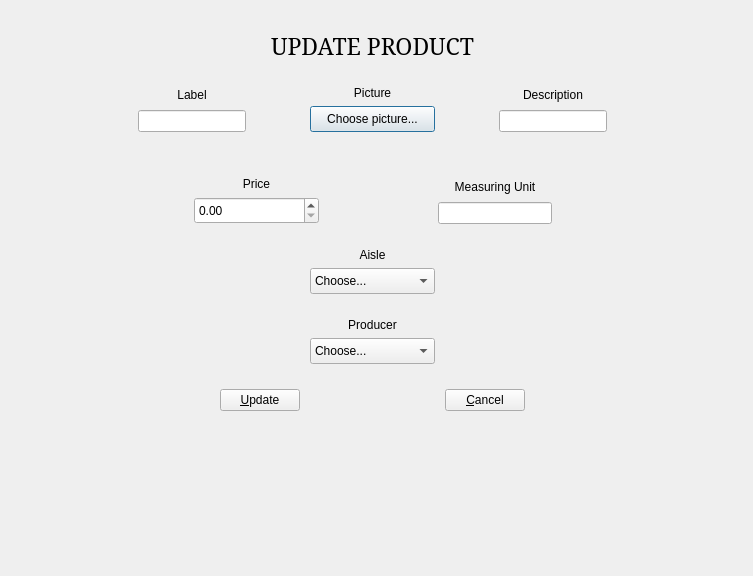
<?xml version="1.0" encoding="UTF-8"?>
<ui version="4.0">
 <class>DialogModifProduits</class>
 <widget class="QDialog" name="DialogModifProduits">
  <property name="geometry">
   <rect>
    <x>0</x>
    <y>0</y>
    <width>753</width>
    <height>576</height>
   </rect>
  </property>
  <property name="windowTitle">
   <string>NewWorld UPDATE Product</string>
  </property>
  <widget class="QWidget" name="layoutWidget">
   <property name="geometry">
    <rect>
     <x>80</x>
     <y>30</y>
     <width>585</width>
     <height>419</height>
    </rect>
   </property>
   <layout class="QVBoxLayout" name="verticalLayout_6">
    <item>
     <layout class="QHBoxLayout" name="horizontalLayout_3">
      <item>
       <spacer name="horizontalSpacer_8">
        <property name="orientation">
         <enum>Qt::Horizontal</enum>
        </property>
        <property name="sizeHint" stdset="0">
         <size>
          <width>40</width>
          <height>20</height>
         </size>
        </property>
       </spacer>
      </item>
      <item>
       <widget class="QLabel" name="label">
        <property name="font">
         <font>
          <family>Serif</family>
          <pointsize>17</pointsize>
         </font>
        </property>
        <property name="text">
         <string>UPDATE PRODUCT</string>
        </property>
        <property name="alignment">
         <set>Qt::AlignCenter</set>
        </property>
       </widget>
      </item>
      <item>
       <spacer name="horizontalSpacer_9">
        <property name="orientation">
         <enum>Qt::Horizontal</enum>
        </property>
        <property name="sizeHint" stdset="0">
         <size>
          <width>40</width>
          <height>20</height>
         </size>
        </property>
       </spacer>
      </item>
     </layout>
    </item>
    <item>
     <spacer name="verticalSpacer">
      <property name="orientation">
       <enum>Qt::Vertical</enum>
      </property>
      <property name="sizeHint" stdset="0">
       <size>
        <width>20</width>
        <height>40</height>
       </size>
      </property>
     </spacer>
    </item>
    <item>
     <layout class="QHBoxLayout" name="horizontalLayout">
      <item>
       <spacer name="horizontalSpacer">
        <property name="orientation">
         <enum>Qt::Horizontal</enum>
        </property>
        <property name="sizeHint" stdset="0">
         <size>
          <width>40</width>
          <height>20</height>
         </size>
        </property>
       </spacer>
      </item>
      <item>
       <layout class="QVBoxLayout" name="verticalLayout">
        <item>
         <widget class="QLabel" name="label_2">
          <property name="text">
           <string>Label</string>
          </property>
          <property name="alignment">
           <set>Qt::AlignCenter</set>
          </property>
         </widget>
        </item>
        <item>
         <widget class="QLineEdit" name="prodLib"/>
        </item>
       </layout>
      </item>
      <item>
       <spacer name="horizontalSpacer_2">
        <property name="orientation">
         <enum>Qt::Horizontal</enum>
        </property>
        <property name="sizeHint" stdset="0">
         <size>
          <width>40</width>
          <height>20</height>
         </size>
        </property>
       </spacer>
      </item>
      <item>
       <layout class="QVBoxLayout" name="verticalLayout_2">
        <item>
         <widget class="QLabel" name="label_3">
          <property name="text">
           <string>Picture</string>
          </property>
          <property name="alignment">
           <set>Qt::AlignCenter</set>
          </property>
         </widget>
        </item>
        <item>
         <widget class="QPushButton" name="pushButton_3">
          <property name="minimumSize">
           <size>
            <width>125</width>
            <height>26</height>
           </size>
          </property>
          <property name="text">
           <string>Choose picture...</string>
          </property>
         </widget>
        </item>
       </layout>
      </item>
      <item>
       <spacer name="horizontalSpacer_3">
        <property name="orientation">
         <enum>Qt::Horizontal</enum>
        </property>
        <property name="sizeHint" stdset="0">
         <size>
          <width>40</width>
          <height>20</height>
         </size>
        </property>
       </spacer>
      </item>
      <item>
       <layout class="QVBoxLayout" name="verticalLayout_3">
        <item>
         <widget class="QLabel" name="label_4">
          <property name="text">
           <string>Description</string>
          </property>
          <property name="alignment">
           <set>Qt::AlignCenter</set>
          </property>
         </widget>
        </item>
        <item>
         <widget class="QLineEdit" name="prodDesc"/>
        </item>
       </layout>
      </item>
      <item>
       <spacer name="horizontalSpacer_4">
        <property name="orientation">
         <enum>Qt::Horizontal</enum>
        </property>
        <property name="sizeHint" stdset="0">
         <size>
          <width>40</width>
          <height>20</height>
         </size>
        </property>
       </spacer>
      </item>
     </layout>
    </item>
    <item>
     <widget class="QLabel" name="labelImageProduits">
      <property name="minimumSize">
       <size>
        <width>0</width>
        <height>0</height>
       </size>
      </property>
      <property name="maximumSize">
       <size>
        <width>400</width>
        <height>200</height>
       </size>
      </property>
      <property name="text">
       <string/>
      </property>
      <property name="alignment">
       <set>Qt::AlignCenter</set>
      </property>
     </widget>
    </item>
    <item>
     <spacer name="verticalSpacer_2">
      <property name="orientation">
       <enum>Qt::Vertical</enum>
      </property>
      <property name="sizeHint" stdset="0">
       <size>
        <width>20</width>
        <height>40</height>
       </size>
      </property>
     </spacer>
    </item>
    <item>
     <layout class="QHBoxLayout" name="horizontalLayout_2">
      <item>
       <spacer name="horizontalSpacer_5">
        <property name="orientation">
         <enum>Qt::Horizontal</enum>
        </property>
        <property name="sizeHint" stdset="0">
         <size>
          <width>40</width>
          <height>20</height>
         </size>
        </property>
       </spacer>
      </item>
      <item>
       <layout class="QVBoxLayout" name="verticalLayout_4">
        <item>
         <widget class="QLabel" name="label_5">
          <property name="text">
           <string>Price</string>
          </property>
          <property name="alignment">
           <set>Qt::AlignCenter</set>
          </property>
         </widget>
        </item>
        <item>
         <widget class="QDoubleSpinBox" name="prodPU">
          <property name="minimumSize">
           <size>
            <width>125</width>
            <height>27</height>
           </size>
          </property>
         </widget>
        </item>
       </layout>
      </item>
      <item>
       <spacer name="horizontalSpacer_6">
        <property name="orientation">
         <enum>Qt::Horizontal</enum>
        </property>
        <property name="sizeHint" stdset="0">
         <size>
          <width>40</width>
          <height>20</height>
         </size>
        </property>
       </spacer>
      </item>
      <item>
       <layout class="QVBoxLayout" name="verticalLayout_5">
        <item>
         <widget class="QLabel" name="label_6">
          <property name="text">
           <string>Measuring Unit</string>
          </property>
          <property name="alignment">
           <set>Qt::AlignCenter</set>
          </property>
         </widget>
        </item>
        <item>
         <widget class="QLineEdit" name="prodUnite"/>
        </item>
       </layout>
      </item>
      <item>
       <spacer name="horizontalSpacer_7">
        <property name="orientation">
         <enum>Qt::Horizontal</enum>
        </property>
        <property name="sizeHint" stdset="0">
         <size>
          <width>40</width>
          <height>20</height>
         </size>
        </property>
       </spacer>
      </item>
     </layout>
    </item>
    <item>
     <spacer name="verticalSpacer_3">
      <property name="orientation">
       <enum>Qt::Vertical</enum>
      </property>
      <property name="sizeHint" stdset="0">
       <size>
        <width>20</width>
        <height>40</height>
       </size>
      </property>
     </spacer>
    </item>
    <item>
     <layout class="QHBoxLayout" name="horizontalLayout_7">
      <item>
       <spacer name="horizontalSpacer_17">
        <property name="orientation">
         <enum>Qt::Horizontal</enum>
        </property>
        <property name="sizeHint" stdset="0">
         <size>
          <width>40</width>
          <height>20</height>
         </size>
        </property>
       </spacer>
      </item>
      <item>
       <layout class="QVBoxLayout" name="verticalLayout_8">
        <item>
         <widget class="QLabel" name="label_8">
          <property name="text">
           <string>Aisle</string>
          </property>
          <property name="alignment">
           <set>Qt::AlignCenter</set>
          </property>
         </widget>
        </item>
        <item>
         <widget class="QComboBox" name="comboBoxRayon">
          <property name="minimumSize">
           <size>
            <width>125</width>
            <height>26</height>
           </size>
          </property>
          <item>
           <property name="text">
            <string>Choose...</string>
           </property>
          </item>
         </widget>
        </item>
       </layout>
      </item>
      <item>
       <spacer name="horizontalSpacer_18">
        <property name="orientation">
         <enum>Qt::Horizontal</enum>
        </property>
        <property name="sizeHint" stdset="0">
         <size>
          <width>40</width>
          <height>20</height>
         </size>
        </property>
       </spacer>
      </item>
     </layout>
    </item>
    <item>
     <spacer name="verticalSpacer_6">
      <property name="orientation">
       <enum>Qt::Vertical</enum>
      </property>
      <property name="sizeHint" stdset="0">
       <size>
        <width>20</width>
        <height>40</height>
       </size>
      </property>
     </spacer>
    </item>
    <item>
     <layout class="QHBoxLayout" name="horizontalLayout_6">
      <item>
       <spacer name="horizontalSpacer_15">
        <property name="orientation">
         <enum>Qt::Horizontal</enum>
        </property>
        <property name="sizeHint" stdset="0">
         <size>
          <width>40</width>
          <height>20</height>
         </size>
        </property>
       </spacer>
      </item>
      <item>
       <layout class="QVBoxLayout" name="verticalLayout_7">
        <item>
         <widget class="QLabel" name="label_7">
          <property name="text">
           <string>Producer</string>
          </property>
          <property name="alignment">
           <set>Qt::AlignCenter</set>
          </property>
         </widget>
        </item>
        <item>
         <widget class="QComboBox" name="comboBoxProd">
          <property name="minimumSize">
           <size>
            <width>125</width>
            <height>26</height>
           </size>
          </property>
          <item>
           <property name="text">
            <string>Choose...</string>
           </property>
          </item>
         </widget>
        </item>
       </layout>
      </item>
      <item>
       <spacer name="horizontalSpacer_16">
        <property name="orientation">
         <enum>Qt::Horizontal</enum>
        </property>
        <property name="sizeHint" stdset="0">
         <size>
          <width>40</width>
          <height>20</height>
         </size>
        </property>
       </spacer>
      </item>
     </layout>
    </item>
    <item>
     <spacer name="verticalSpacer_5">
      <property name="orientation">
       <enum>Qt::Vertical</enum>
      </property>
      <property name="sizeHint" stdset="0">
       <size>
        <width>20</width>
        <height>40</height>
       </size>
      </property>
     </spacer>
    </item>
    <item>
     <layout class="QHBoxLayout" name="horizontalLayout_4">
      <item>
       <spacer name="horizontalSpacer_13">
        <property name="orientation">
         <enum>Qt::Horizontal</enum>
        </property>
        <property name="sizeHint" stdset="0">
         <size>
          <width>40</width>
          <height>20</height>
         </size>
        </property>
       </spacer>
      </item>
      <item>
       <widget class="QPushButton" name="pushButton">
        <property name="enabled">
         <bool>true</bool>
        </property>
        <property name="text">
         <string>&amp;Update</string>
        </property>
        <property name="icon">
         <iconset resource="newworldressources.qrc">
          <normaloff>:/images/document-new-symbolic.symbolic.png</normaloff>:/images/document-new-symbolic.symbolic.png</iconset>
        </property>
       </widget>
      </item>
      <item>
       <spacer name="horizontalSpacer_12">
        <property name="orientation">
         <enum>Qt::Horizontal</enum>
        </property>
        <property name="sizeHint" stdset="0">
         <size>
          <width>40</width>
          <height>20</height>
         </size>
        </property>
       </spacer>
      </item>
      <item>
       <widget class="QPushButton" name="boutonAnnuler">
        <property name="text">
         <string>&amp;Cancel</string>
        </property>
        <property name="icon">
         <iconset resource="newworldressources.qrc">
          <normaloff>:/images/action-unavailable-symbolic.symbolic.png</normaloff>:/images/action-unavailable-symbolic.symbolic.png</iconset>
        </property>
       </widget>
      </item>
      <item>
       <spacer name="horizontalSpacer_14">
        <property name="orientation">
         <enum>Qt::Horizontal</enum>
        </property>
        <property name="sizeHint" stdset="0">
         <size>
          <width>40</width>
          <height>20</height>
         </size>
        </property>
       </spacer>
      </item>
     </layout>
    </item>
    <item>
     <widget class="QLabel" name="labelErreurAjoutProd">
      <property name="text">
       <string/>
      </property>
      <property name="alignment">
       <set>Qt::AlignCenter</set>
      </property>
     </widget>
    </item>
    <item>
     <spacer name="verticalSpacer_4">
      <property name="orientation">
       <enum>Qt::Vertical</enum>
      </property>
      <property name="sizeHint" stdset="0">
       <size>
        <width>20</width>
        <height>40</height>
       </size>
      </property>
     </spacer>
    </item>
   </layout>
  </widget>
 </widget>
 <resources>
  <include location="newworldressources.qrc"/>
 </resources>
 <connections/>
</ui>
